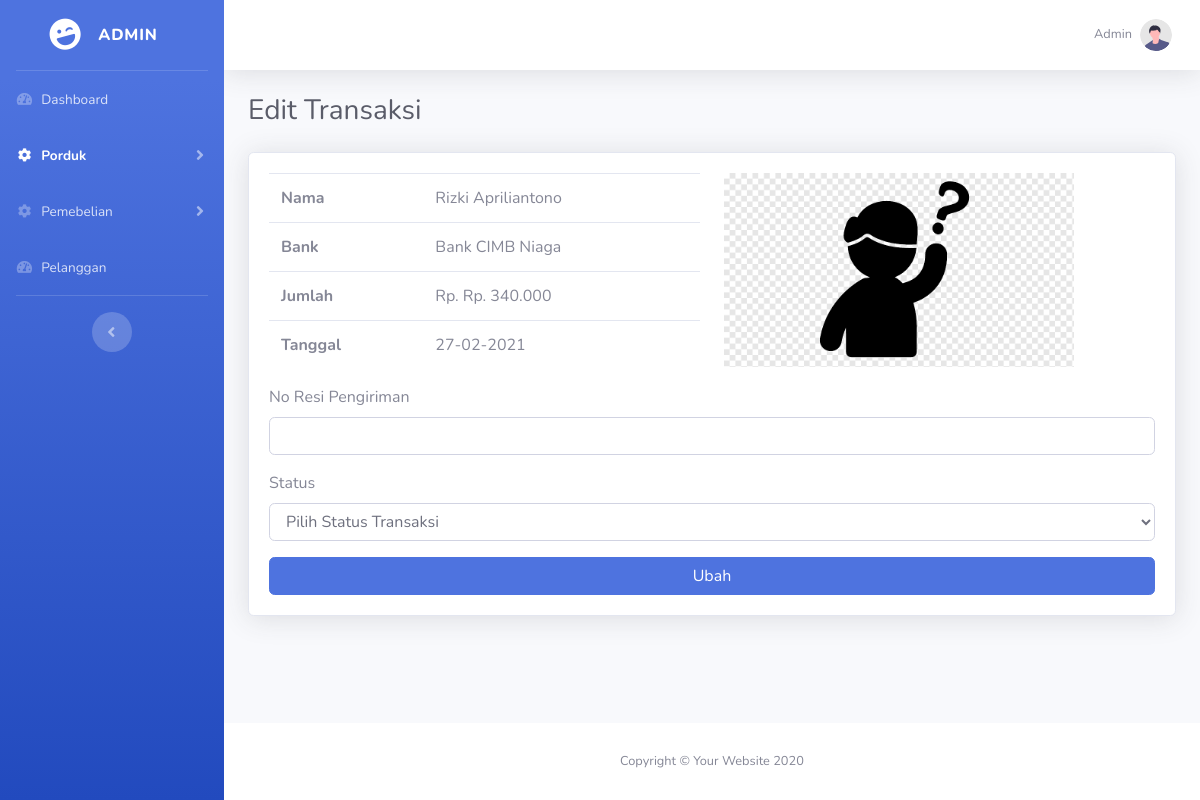
Screenshot of /admin/edit_status_pembelian.php?id=22 with the database file from the repository.
### tables this page shows
CREATE TABLE `pembayaran` (
  `id_pembayaran` int(5) NOT NULL,
  `id_pembelian` int(5) NOT NULL,
  `nama` varchar(50) NOT NULL,
  `bank` varchar(30) NOT NULL,
  `jumlah` varchar(15) NOT NULL,
  `tanggal` date NOT NULL,
  `bukti` varchar(100) NOT NULL
);

### admin/edit_status_pembelian.php (the view, shortened to what this page needs)
<?php include '../koneksi1.php';?>
<?php
$id_pembelian = $_GET['id'];
$ambil = $koneksi1->query("SELECT * FROM pembayaran WHERE id_pembelian='$id_pembelian'");
$detail = $ambil->fetch_assoc();
$tanggal = $detail['tanggal'];
?>
<!DOCTYPE html>
<html lang="en">
<head>
</head>
<body id="page-top">
    <div id="wrapper">
    <?php include('sidebar/sidebar_produk.php');?>
        <div id="content-wrapper" class="d-flex flex-column">
        <?php include('topbar.php');?>
            <div id="content">
<div class="container-fluid">
<div class="d-sm-flex align-items-center justify-content-between mb-4">
    <h1 class="h3 mb-0 text-gray-800">Edit Transaksi</h1>
</div>
<div class="card shadow">
    <div class="card-body">
        <div class="row">
            <div class="col-md-6">
            <table class="table">
                <tr>
                    <th>Nama</th>
                    <td><?php echo $detail['nama']?></td>
                </tr>
                <tr>
                    <th>Bank</th>
                    <td><?php echo $detail['bank']?></td>
                </tr>
                <tr>
                    <th>Jumlah</th>
                    <td>Rp. <?php echo $detail['jumlah']?></td>
                </tr>
                <tr>
                    <th>Tanggal</th>
                    <td><?php echo date('d-m-Y',strtotime($tanggal)); ?></td>
                </tr>
            </table>
        </div>
            <div class="col-md-6">
                <img src="../foto_pembayaran/<?php echo $detail['bukti']?>" alt="" class="mr-2" style="width:350px;">
            </div>
    </div>
        <form method="post">
            <div class="form-group">
                <label>No Resi Pengiriman</label>
                <input type="text" class="form-control" name="resi">
            </div>
            <div class="form-group">
                <label for="transaction_status">Status</label>
                <select class="form-control" name="status">
                    <option value="">
                         Pilih Status Transaksi
                    </option>
                </select>
            </div>
            <button type="submit" class="btn btn-primary btn-block" name="proses">
                Ubah
            </button>
        </form>
    </div>
</div>
</div>
</div>
    <?php include('footer.php');?>
</div>
    </div>
</body>
</html>

### rows the page displays
pembayaran: nama "Rizki Apriliantono", bank "Bank CIMB Niaga", jumlah "Rp. 340.000", tanggal "27-02-2021", bukti (picture)
